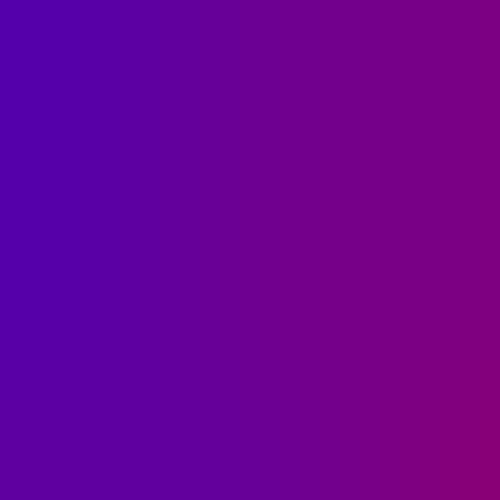
Frame 1 (no input)
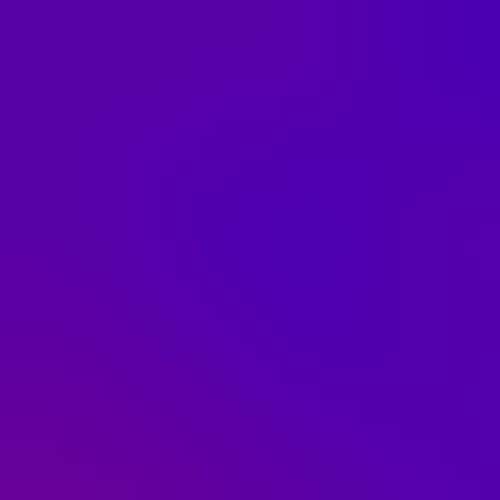
Frame 60 (no input)
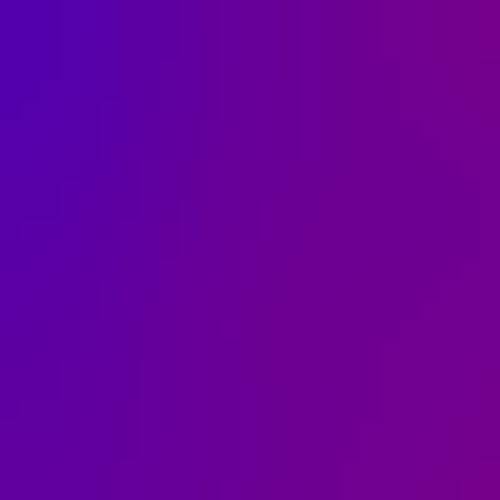
Frame 120 (the mouse pressed at the canvas centre since frame 60)

The p5.js sketch that drew these frames (run headless with seeded random() and noise() and a simulated clock; from frame 60 on, the mouse is pressed at the canvas centre):

// p5.js sketch
// ── sketch.js
let stepSize = 20;
let grid;

function setup() {
  createCanvas(500, 500);

  grid = new Grid(createVector(0, 0), 25, 25, stepSize)
}
///////////////////////////////////////////////////////////////////////
function draw() {
  background(125);

  colorGrid();
  compassGrid();
}
///////////////////////////////////////////////////////////////////////
function colorGrid(){
  // your code here
  grid.draw();
}
///////////////////////////////////////////////////////////////////////
function compassGrid(){
  // your code here
}

// ── grid.js
class Grid{
    gridArray = [];
    position;
    rows;
    columns;
    stepSize;
    nXFactor = 0.01;
    nYFactor = 0.01;
    nZFactor = 0.005;
    t0 = 0; // t=0
    sa0 = 0;
    va = 1; //speed at instant a
    minSpeed = 1;
    maxSpeed = 10;

    constructor(position, rows, columns, stepSize){
        this.position = position;
        this.rows = rows;
        this.columns = columns;
        this.stepSize = stepSize;

        for(let i = 0; i < this.rows; i++){
            let row = [];
            for(let j = 0; j < this.columns; j++){
                let nodePosition = p5.Vector.add(
                    this.position,
                    createVector(
                        Math.floor(i * this.stepSize),
                        Math.floor(j * this.stepSize)
                    )
                );
                row.push(new GridNode(nodePosition, this.stepSize, this.stepSize));
            }
            this.gridArray.push(row);
        }
    }

    draw(){
        // stroke(0);
        noStroke();
        //Transformation to make the color transition smooth when mouse position changes
        //Initial conditions:
        //frameCount is the time variable when traveling along noise's Z-axis
        //MouseX determines the speed of traveling along noise's z-axis.
        //The value we are after is the position along the z-axis.
        //Changing mouseX without doing adjustments would mean an abrupt change in position along noise's z-axis.
        //The equation is S(t) = s0 + v*t where:
        //s(0) start position; v is the speed (mouse controlled); t is the frameCount (properly scaled)
        //Changing speed from va to vb I need to ensure that the current position does not change along the z-axis
        //This means calculating the proper s0
        //Fixing time to t1, the equation in terms of va (speed a) is Sa(t1) = Sa0 + Va * t1
        //whereas the equation in terms of vb (speed b) is Sb(t1) = Sb(0) + Vb * t1
        //Smooth transition is obtained when Sa(t1) = Sb(t1)
        //Doing the math comes Sb0 = Sa0 + t1(Va-Vb)
        let t1 = frameCount * this.nZFactor; //t1
        let vb = constrain(map(mouseX, 0, this.rows * this.stepSize, this.maxSpeed, this.minSpeed), this.minSpeed, this.maxSpeed); // Vb - new speed
        let sb0 = this.sa0 + t1 * (this.va - vb) ; //Sb0
        let sb = sb0 + vb * t1; // new expression of space along the z-axis in terms of vb (preserving the current location along the z-axis)

        // console.log(`sa:${this.sa0  + this.va * this.t0}; sb:${sb}`);

        for(let i = 0; i < this.rows; i++){
            for(let j = 0; j < this.columns; j++) {
                let n = noise(i * this.nXFactor, j * this.nYFactor, sb);
                this.gridArray[i][j].draw(lerpColor(color(255, 0, 0), color(0, 0, 255), n));
            }
        }
        this.t0 = t1; // saving the current initial time
        this.va = vb; // saving the current speed
        this.sa0 = sb0; //saving the current start position
    }
}
// ── gridNode.js
class GridNode{
    // color;
    width;
    height;
    position;
    constructor(position, width, height){
        this.width = width;
        this.height = height;
        // this.color = color;
        this.position = position;
    }

    draw(color){
        push();
        fill(color);
        translate(this.position);
        rect(0, 0, this.width, this.height);
        pop();
    }
}
